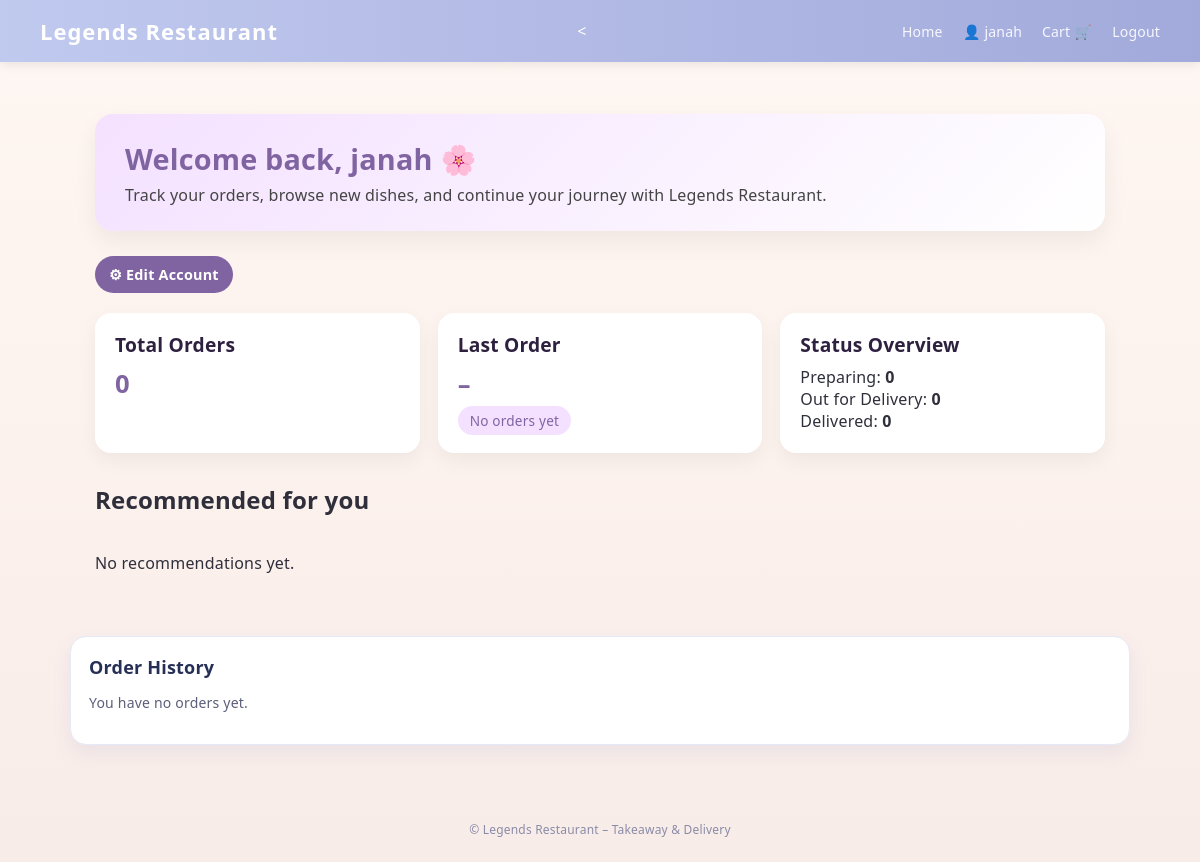
The app's page /customer/dashboard/ (signed in), older data.
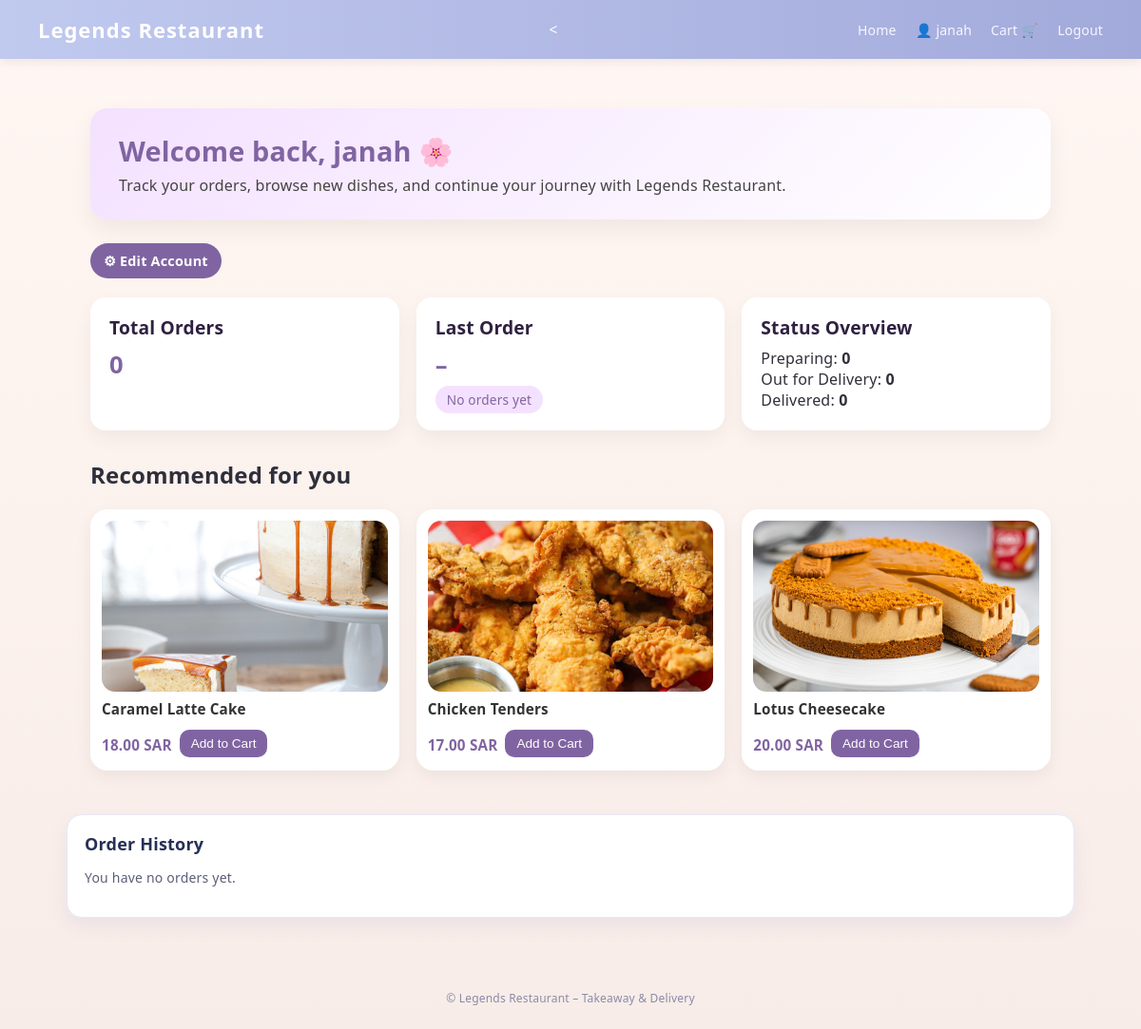
The same page, newer data.
### restaurant/models.py (models this page shows, shortened)
class MenuItem(models.Model):
    CATEGORY_CHOICES = [
        ("drinks", "Drinks"),
        ("main", "Main Dishes"),
        ("appetizers", "Appetizers"),
        ("sweet", "Sweet"),
        ("special", "Special Dishes"),
    ]
    name = models.CharField(max_length=150)
    description = models.TextField(blank=True, null=True)
    price = models.DecimalField(max_digits=6, decimal_places=2)
    category = models.CharField(max_length=50, choices=CATEGORY_CHOICES)
    image = models.ImageField(
        upload_to="menu_images/",
        blank=True,
        null=True,
    )
    is_available = models.BooleanField(default=True)

### restaurant/views.py (the view)
# urls.py: path("customer/dashboard/", views.customer_dashboard, name="customer_dashboard"),
@login_required
def customer_dashboard(request):
    if not request.user.is_authenticated:
        return redirect("login")
    if request.user.role == "staff":
        return redirect("staff_dashboard")
    if request.user.role == "manager":
        return redirect("manager_dashboard")
    user = request.user
    orders = Order.objects.filter(user=user).order_by("-created_at")
    total_orders = orders.count()
    last_order = orders.first()
    last_status = None
    if last_order:
        last_status = last_order.get_status_display()
    preparing = orders.filter(status='preparing').count()
    out_for_delivery = orders.filter(status='out_for_delivery').count()
    delivered = orders.filter(status='delivered').count()
    recommendations = MenuItem.objects.filter(is_available=True).order_by('?')[:3]
    highlights = MenuItem.objects.filter(is_available=True).order_by('?')[:4]
    context = {
        "username": user.username,
        "total_orders": total_orders,
        "last_order": last_order,
        "last_status": last_status,
        "preparing": preparing,
        "out_for_delivery": out_for_delivery,
        "delivered": delivered,
        "recommendations": recommendations,
        "highlights": highlights,
        "orders": orders,
    }
    return render(request, "restaurant/customer_dashboard.html", context)

### restaurant/templates/restaurant/customer_dashboard.html (shortened to what this page needs)
{% extends 'restaurant/base.html' %}
{% load static %}
{% block content %}
<link rel="stylesheet" href="{% static 'restaurant/style.css' %}">
<div class="dash-container">
    <div class="welcome-box">
        <div class="welcome-title">Welcome back, {{ username }} 🌸</div>
        <div class="welcome-sub">
            Track your orders, browse new dishes, and continue your journey with Legends Restaurant.
        </div>
    </div>
    <a href="{% url 'edit_customer_account' %}"
   class="edit-account-btn">
    ⚙ Edit Account
</a>
    <div class="grid-3">
        <div class="dash-card">
            <div class="dash-title">Total Orders</div>
            <div class="dash-number">{{ total_orders }}</div>
        </div>
        <div class="dash-card">
            <div class="dash-title">Last Order</div>
            {% if last_order %}
                <div class="dash-number">#{{ last_order.id }}</div>
                <span class="badge-status">{{ last_status }}</span>
            {% else %}
                <div class="dash-number">–</div>
                <span class="badge-status">No orders yet</span>
            {% endif %}
        </div>
        <div class="dash-card">
            <div class="dash-title">Status Overview</div>
            <div>Preparing: <strong>{{ preparing }}</strong></div>
            <div>Out for Delivery: <strong>{{ out_for_delivery }}</strong></div>
            <div>Delivered: <strong>{{ delivered }}</strong></div>
        </div>
    </div>
    <h2 style="margin-top: 30px;">Recommended for you</h2>
    <div class="menu-grid">
        {% for item in recommendations %}
        <div class="menu-card">
            {% if item.image %}
            <img src="{{ item.image.url }}" alt="{{ item.name }}">
            {% endif %}
            <div class="menu-title">{{ item.name }}</div>
            <div class="menu-footer">
                <div class="menu-price">{{ item.price }} SAR</div>
                <button class="btn-small">Add to Cart</button>
            </div>
        </div>
        {% empty %}
        <p>No recommendations yet.</p>
        {% endfor %}
    </div>
</div>
<div class="card mt-4">
  <h3 class="card-title">Order History</h3>
  {% if orders %}
    <div class="table-responsive">
      <table class="lr-table">
        <thead>
          <tr>
            <th>ID</th>
            <th>Date</th>
            <th>Type</th>
            <th>Status</th>
            <th>Total (SAR)</th>
          </tr>
        </thead>
        <tbody>
          {% for order in orders %}
          <tr>
            <td>#{{ order.id }}</td>
            <td>{{ order.created_at|date:"Y-m-d H:i" }}</td>
            <td>{{ order.get_order_type_display }}</td>
            <td>{{ order.get_status_display }}</td>
            <td>{{ order.total }}</td>
          </tr>
          {% endfor %}
        </tbody>
      </table>
    </div>
  {% else %}
    <p class="card-muted">You have no orders yet.</p>
  {% endif %}
</div>
{% endblock %}

Row changes from the older to the newer data that the page shows:
added MenuItem: image (picture), name "Caramel Latte Cake", price "18.00"
added MenuItem: image (picture), name "Chicken Tenders", price "17.00"
added MenuItem: image (picture), name "Lotus Cheesecake", price "20.00"
Text that changed along with them:
text no longer shown: "No recommendations yet."
